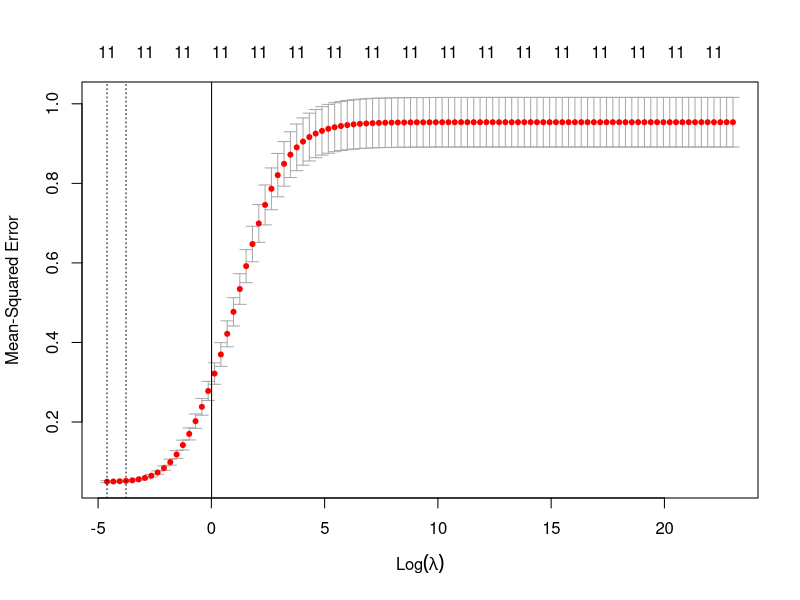

This figure's R source:
# libraries
library(glmnet)

# reading in the train and test sets in addition to the full scaled credit data set
scaled_credit <- read.csv('data/scaled_credit.csv')
scaled_credit <- scaled_credit[-1]
train <- read.csv(file = 'data/train_credit.csv')
train <- train[-1]
test <- read.csv(file = 'data/test_credit.csv')
test <- test[-1]

# setting the grid of lambdas manually
grid <- 10^seq(10, -2, length = 100)

# performing a ridge regression onto training set with 10 fold CV
set.seed(10)
train_ridge <- cv.glmnet(x = as.matrix(train[,-12]), y = train[,12], 
                   intercept = FALSE, standardize = FALSE, alpha = 0, 
                   lambda = grid, nfolds = 10)

# saving the models to a RData file in the data directory
save(train_ridge, file = 'data/ridge_models.RData')

# finding the best lambda from the models
best_lambda <- train_ridge$lambda.min

# plotting the cv erros of the ridge regression and saving the plot as a png image
png('images/ridge_cv_errors_plot.png')
plot(train_ridge)
abline(v = best_lambda)
dev.off()

# predicting the response Balance with the model with best lambda
ridge_pred <- predict(train_ridge, as.matrix(test[,-12]), s = best_lambda)

# finding the test mse of the optimal model
ridge_mse <- mean((ridge_pred - test[,12])^2)

# fitting the best ridge model with the optimal lambda
best_ridge <- glmnet(x = as.matrix(scaled_credit[,-12]), y = scaled_credit[,12], 
                   intercept = FALSE, standardize = FALSE, alpha = 0, 
                   lambda = best_lambda)

# outputting the regression coefficients after reformatting the dfC matrix 
# Intercept is 0 after standardizing/centering
best_ridge_coef <- coef(best_ridge)
coef_names <- best_ridge_coef@Dimnames[[1]]
coef_values <- best_ridge_coef@x
coef_values <- c(0,coef_values)
best_ridge_coef <- data.frame('Coefficients' = coef_names, 'Values' = coef_values)

# outputting the best lambda, mse, and coefficients to a textfile
sink('data/ridge_output.txt')
cat('Best lambda for ridge regression\n')
print(best_lambda)
cat('\nTest mean squared error using the best lambda\n')
print(ridge_mse)
cat('\nOfficial coefficients for the optimal model\n')
print(best_ridge_coef)
sink()
